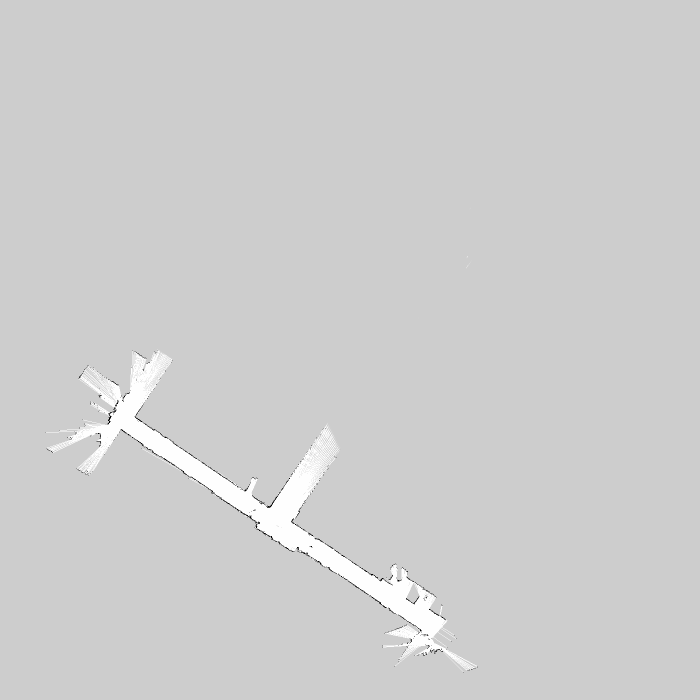
#> input picture Transform/asset/image/local_06_1.pgm, 1400 x 1400 px (shown at 1/2 size)
$ python merge.py
#> lines starting #> are read from the running program, lines starting #| are printed output that depends on the picture
"""
图像特征点的检测与匹配
主要涉及：
1、ORB
2、SIFT
3、SURF
"""

"""
一、图像特征点的检测
"""
import numpy as np
import cv2
from matplotlib import pyplot as plt


# [18 lines left out: function ORB, not called in this run]


def SIFT(img):
    # SIFT算法关键点检测
    # 读取图像
    gray = cv2.cvtColor(img, cv2.COLOR_BGR2GRAY)

    # SIFT关键点检测
    # 1. 实例化sift
    sift = cv2.xfeatures2d.SIFT_create()

    # 2. 利用sift.detectAndCompute()检测关键点并计算
    kp, des = sift.detectAndCompute(gray, None)
    # gray: 进行关键带你检测的图像，注意是灰度图像
    # kp: 关键点信息，包括位置，尺度，方向信息
    # des: 关键点描述符，每个关键点对应128个梯度信息的特征向量

    # 3. 将关键点检测结果绘制在图像上
    # cv2.drawKeypoints(image, keypoints, outputimage, color, flags)
    # image: 原始图像
    # keypoints: 关键点信息，将其绘制在图像上
    # outputimage: 输出图片，可以是原始图像
    # color: 颜色设置，通过修改(b, g, r)的值，更改画笔的颜色，b = 蓝色, g = 绿色, r = 红色
    # flags: 绘图功能的标识设置
    # 1. cv2.DRAW_MATCHES_FLAGS_DEFAULT: 创建输出图像矩阵，使用现存的输出图像绘制匹配对象和特征点，对每一个关键点只绘制中间点
    # 2. cv2.DRAW_MATCHES_FLAGS_DRAW_OVER_OUTIMG: 不创建输出图像矩阵，而是在输出图像上绘制匹配对
    # 3. cv2.DRAW_MATCHES_FLAGS_DRAW_RICH_KEYPOINTS: 对每一个特征点绘制带大小和方向的关键点图形
    # 4. cv2.DRAW_MATCHES_FLAGS_NOT_DRAW_SINGLE_POINTS: 单点的特征点不被绘制
    cv2.drawKeypoints(img, kp, None, (0, 255, 0))

    # 图像显示
    plt.figure(figsize=(10, 8), dpi=100)
    plt.imshow(img[:, :, ::-1])
    plt.xticks([]), plt.yticks([])
    plt.show()
    return kp, des


# [11 lines left out: function SURF, not called in this run]


"""
2.图像特征点匹配方法
（1）暴力法
（2）FLANN匹配器
"""


# [23 lines left out: function ByBFMatcher, not called in this run]


def ByFlann(img1, img2, kp1, kp2, des1, des2, flag="ORB"):
    """
        （1）FLANN匹配器
        :param img1: 匹配图像1
        :param img2: 匹配图像2
        :param kp1: 匹配图像1的特征点
        :param kp2: 匹配图像2的特征点
        :param des1: 匹配图像1的描述子
        :param des2: 匹配图像2的描述子
        :return:
        """
    if (flag == "SIFT" or flag == "sift"):
        # SIFT方法
        FLANN_INDEX_KDTREE = 1
        index_params = dict(algorithm=FLANN_INDEX_KDTREE,
                            trees=5)
        search_params = dict(check=50)
    else:
        # ORB方法
        FLANN_INDEX_LSH = 6
        index_params = dict(algorithm=FLANN_INDEX_LSH,
                            table_number=6,
                            key_size=12,
                            multi_probe_level=1)
        search_params = dict(check=50)
    # 定义FLANN参数
    flann = cv2.FlannBasedMatcher(index_params, search_params)
    # matches = flann.match(des1, des2)
    matches = flann.knnMatch(des1, des2, k=2)
    return matches


"""
优化匹配结果
RANSAC算法是RANdom SAmple Consensus的缩写,意为随机抽样一致
"""


def RANSAC(img1, img2, kp1, kp2, matches):
    MIN_MATCH_COUNT = 10
    # store all the good matches as per Lowe's ratio test.
    matchType = type(matches[0])
    good = []
    print(matchType)
    if isinstance(matches[0], cv2.DMatch):
        # 搜索使用的是match
        good = matches
    else:
        # 搜索使用的是knnMatch
        for match in matches:
            # print(len(match))
            if len(match) > 1:
                m = match[0]
                n = match[1]
                if m.distance < 0.7 * n.distance:
                    good.append(m)
            else:
                good.append(m)

    if len(good) > MIN_MATCH_COUNT:
        src_pts = np.float32([kp1[m.queryIdx].pt for m in good]).reshape(-1, 1, 2)
        dst_pts = np.float32([kp2[m.trainIdx].pt for m in good]).reshape(-1, 1, 2)

        # M: 3x3 变换矩阵.
        # M, mask = cv2.findHomography(src_pts, dst_pts, cv2.RANSAC, 5.0)
        # M, mask = cv2.estimateAffine2D(src_pts, dst_pts)
        # 运行 RANSAC 结合最小二乘法估计仿射矩阵
        M, mask = cv2.estimateAffinePartial2D(src_pts, dst_pts, method=cv2.RANSAC)
        M = np.vstack((M, [0, 0, 1]))  # 把2*3变成3*3
        matchesMask = mask.ravel().tolist()
    else:
        print
        "Not enough matches are found - %d/%d" % (len(good), MIN_MATCH_COUNT)
        matchesMask = None

    draw_params = dict(matchColor=(0, 255, 0),  # draw matches in green color
                       singlePointColor=None,
                       matchesMask=matchesMask,  # draw only inliers
                       flags=2)

    img3 = cv2.drawMatches(img1, kp1, img2, kp2, good, None, **draw_params)

    draw_params1 = dict(matchColor=(0, 255, 0),  # draw matches in green color
                        singlePointColor=None,
                        matchesMask=None,  # draw only inliers
                        flags=2)

    img33 = cv2.drawMatches(img1, kp1, img2, kp2, good, None, **draw_params1)

    show("NO_RANSAC", img33)
    show("RANSAC", img3)
    return img1, img2, M


"""
融合图片结果
"""


# [39 lines left out: function merge, not called in this run]


"""
计算ROI边框
"""


# [34 lines left out: function ROI, not called in this run]


def show(name, img_show):
    img_show_resize = cv2.resize(img_show, (0, 0), fx=img_resize, fy=img_resize)
    # cv2.namedWindow(name, 0)
    cv2.imshow(name, img_show_resize)
    # [4 lines of commented-out code are left out]


img_resize = 0.5
if __name__ == '__main__':
    img1 = cv2.imread("asset/image/local_06_1.pgm")
#> img1 is the input picture: shape (1400, 1400, 3); min 0, max 254, mean 206.1
    img2 = cv2.imread("asset/image/local_06_2.pgm")
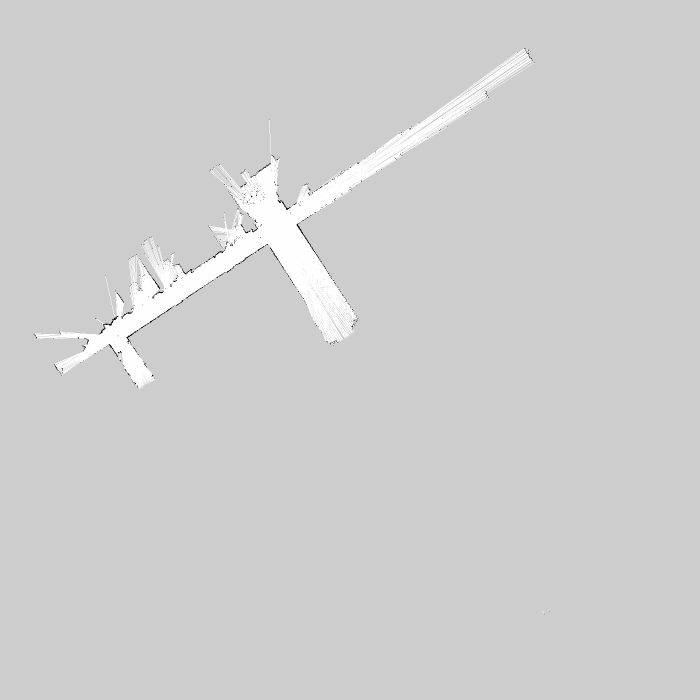
#> input picture Transform/asset/image/local_06_2.pgm, 1400 x 1400 px (shown at 1/2 size)
#> img2 is the input picture: shape (1400, 1400, 3); min 0, max 254, mean 206.5
    print(img1.shape[:])
#| (1400, 1400, 3)
    print(img2.shape[:])
#| (1400, 1400, 3)
    # 提取特征点
    kp1, des1 = SIFT(img1)
#> in SIFT, `kp, des = sift.detectAndCompute(gray, None)`: kp = 195 keypoints; strongest (x, y, size): (622, 1093, 1.9), (518, 1046, 2.3), (285, 890, 2), (744, 1149, 2.3)
#> kp1 has the same summary as kp in SIFT
    kp2, des2 = SIFT(img2)
#> in SIFT (call 2), `kp, des = sift.detectAndCompute(gray, None)`: kp = 345 keypoints; strongest (x, y, size): (503, 393, 1.9), (306, 595, 1.9), (290, 727, 1.9), (305, 751, 1.8)
#> kp2 has the same summary as kp in SIFT
    # 特征点匹配
    matches = ByFlann(img1, img2, kp1, kp2, des1, des2, "SIFT")
#> in ByFlann, `matches = flann.knnMatch(des1, des2, k=2)`: matches = 195 matches
#> matches = 195 matches
    # RANSAC优化，获取Transform
    img1, img2, M = RANSAC(img1, img2, kp1, kp2, matches)
#> after the loop in RANSAC, `for match in matches:`: good = 5 matches
#> in RANSAC, `img3 = cv2.drawMatches(img1, kp1, img2, kp2, good, None, **draw_params)`:
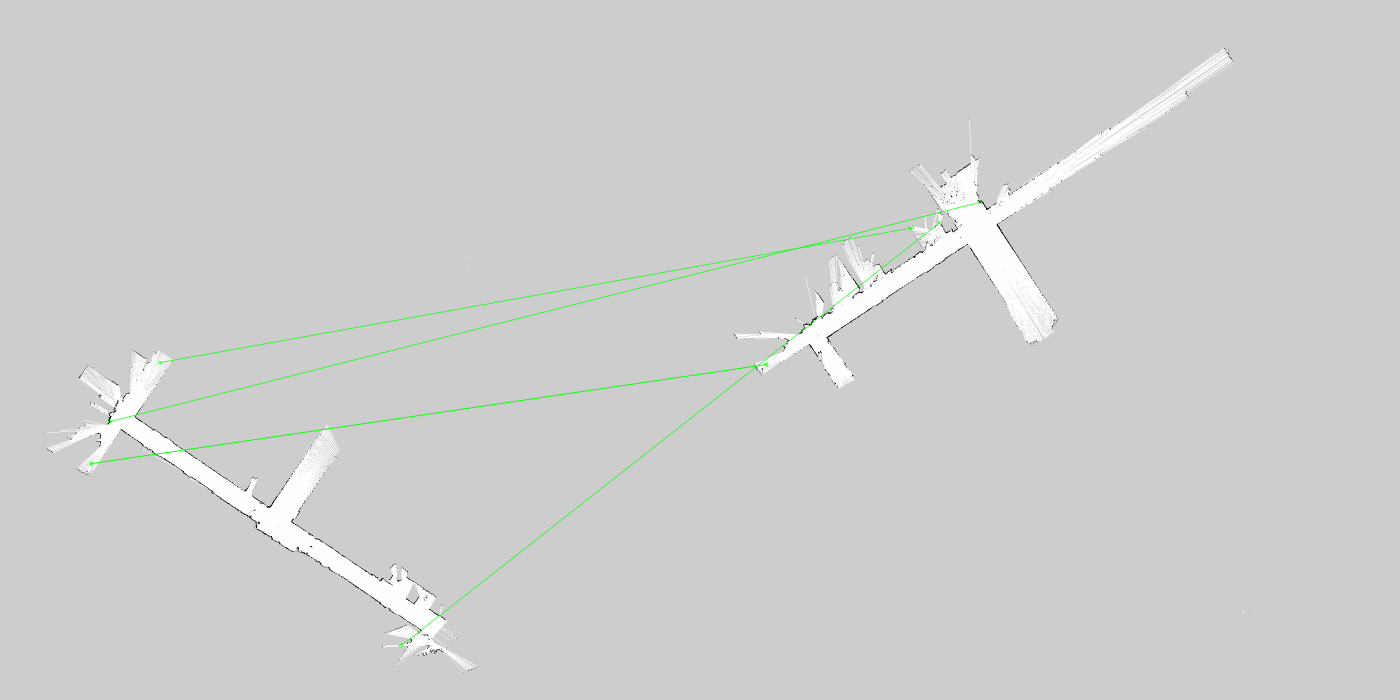
#> img3: shape (1400, 2800, 3) (shown at 1/2 size); mean B, G, R 205.8, 206.4, 205.8
#> in show, `img_show_resize = cv2.resize(img_show, (0, 0), fx=img_resize, fy=img_r..`:
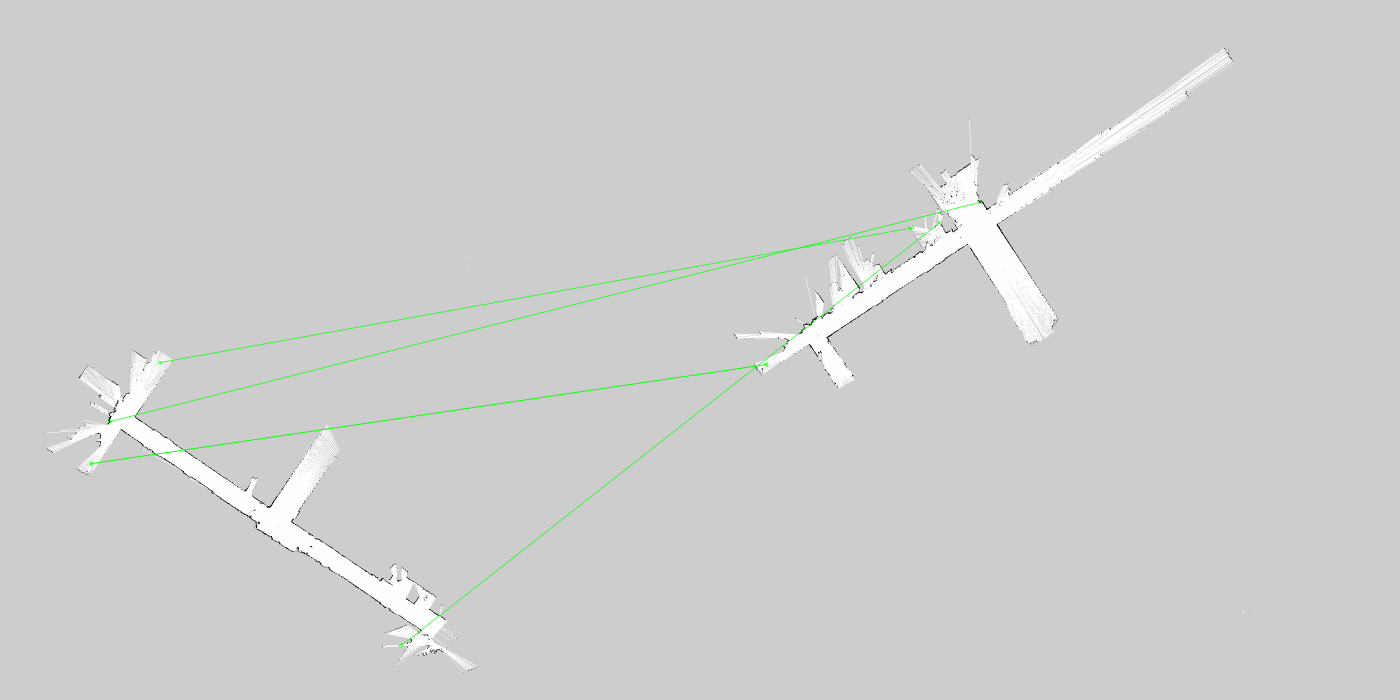
#> img_show_resize: shape (700, 1400, 3); mean B, G, R 205.8, 206.4, 205.8
#> (the run stopped early here; a loop or call above may not have finished)
